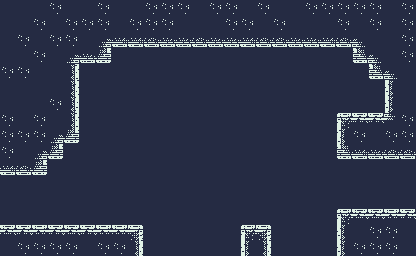

Rendered tile map (Tiled .tmx) drawn with the repository's tilesets; below, a short description and the full map source, tile grids included:
An orthogonal 26x16 tile map with 16x16 px tiles, 2 tile layers (BG, Walls) and 13 objects.

<map version="1.4" tiledversion="1.4.3" orientation="orthogonal" renderorder="right-down" width="26" height="16" tilewidth="16" tileheight="16" infinite="0" nextlayerid="7" nextobjectid="21">
 <tileset firstgid="1" source="../TileSet/Dow_TileSet.tsx" />
 <layer id="1" name="BG" width="26" height="16">
  <data encoding="csv">
191,191,191,191,191,191,191,191,191,191,191,191,191,191,191,191,191,191,191,191,191,191,191,191,191,191,
191,191,191,191,191,191,191,191,191,191,191,191,191,191,191,191,191,191,191,191,191,191,191,191,191,191,
191,191,191,191,191,191,191,191,191,191,191,191,191,191,191,191,191,191,191,191,191,191,191,191,191,191,
191,191,191,191,191,191,191,191,191,191,191,191,191,191,191,191,191,191,191,191,191,191,191,191,191,191,
191,191,191,191,191,191,191,191,191,191,191,191,191,191,191,191,191,191,191,191,191,191,191,191,191,191,
191,191,191,191,191,191,191,191,191,191,191,191,191,191,191,191,191,191,191,191,191,191,191,191,191,191,
191,191,191,191,191,191,191,191,191,191,191,191,191,191,191,191,191,191,191,191,191,191,191,191,191,191,
191,191,191,191,191,191,191,191,191,191,191,191,191,191,191,191,191,191,191,191,191,191,191,191,191,191,
191,191,191,191,191,191,191,191,191,191,191,191,191,191,191,191,191,191,191,191,191,191,191,191,191,191,
191,191,191,191,191,191,191,191,191,191,191,191,191,191,191,191,191,191,191,191,191,191,191,191,191,191,
191,191,191,191,191,191,191,191,191,191,191,191,191,191,191,191,191,191,191,191,191,191,191,191,191,191,
191,191,191,191,191,191,191,191,191,191,191,191,191,191,191,191,191,191,191,191,191,191,191,191,191,191,
191,191,191,191,191,191,191,191,191,191,191,191,191,191,191,191,191,191,191,191,191,191,191,191,191,191,
191,191,191,191,191,191,191,191,191,191,191,191,191,191,191,191,191,191,191,191,191,191,191,191,191,191,
191,191,191,191,191,191,191,191,191,191,191,191,191,191,191,191,191,191,191,191,191,191,191,191,191,191,
191,191,191,191,191,191,191,191,191,191,191,191,191,191,191,191,191,191,191,191,191,191,191,191,191,191
</data>
 </layer>
 <layer id="2" name="Walls" width="26" height="16">
  <data encoding="csv">
191,191,191,190,191,191,190,191,191,190,190,190,191,190,190,191,190,191,191,190,190,190,190,190,191,190,
191,191,190,191,190,190,190,191,190,190,190,191,191,191,190,190,191,190,191,191,191,190,191,190,191,190,
191,190,191,190,190,191,248,171,171,169,170,170,169,170,170,171,169,169,170,170,171,169,252,191,191,190,
191,191,190,191,168,170,249,0,0,0,0,0,0,0,0,0,0,0,0,0,0,0,251,252,191,190,
190,190,191,191,268,0,0,0,0,0,0,0,0,0,0,0,0,0,0,0,0,0,0,251,172,191,
191,191,191,191,188,0,0,0,0,0,0,0,0,0,0,0,0,0,0,0,0,0,0,0,272,191,
191,191,191,190,229,0,0,0,0,0,0,0,0,0,0,0,0,0,0,0,0,0,0,0,272,191,
190,191,190,191,268,0,0,0,0,0,0,0,0,0,0,0,0,0,0,0,0,211,289,289,212,190,
190,190,190,248,249,0,0,0,0,0,0,0,0,0,0,0,0,0,0,0,0,192,190,191,190,190,
190,191,168,249,0,0,0,0,0,0,0,0,0,0,0,0,0,0,0,0,0,251,171,170,169,169,
171,169,249,0,0,0,0,0,0,0,0,0,0,0,0,0,0,0,0,0,0,0,0,0,0,0,
0,0,0,0,0,0,0,0,0,0,0,0,0,0,0,0,0,0,0,0,0,0,0,0,0,0,
0,0,0,0,0,0,0,0,0,0,0,0,0,0,0,0,0,0,0,0,0,0,0,0,0,0,
0,0,0,0,0,0,0,0,0,0,0,0,0,0,0,0,0,0,0,0,0,211,290,290,291,289,
290,289,291,289,290,289,291,291,209,0,0,0,0,0,0,211,209,0,0,0,0,272,191,190,190,191,
191,190,190,190,190,191,190,190,188,0,0,0,0,0,0,231,188,0,0,0,0,272,190,190,190,191
</data>
 </layer>
 <objectgroup id="3" name="Walls_Collision">
  <object id="3" x="0" y="224" width="144" height="32" />
  <object id="5" x="0" y="0" width="416" height="48" />
  <object id="6" x="0" y="64" width="80" height="80" />
  <object id="7" x="48" y="144" width="16" height="16" />
  <object id="8" x="0" y="144" width="48" height="32" />
  <object id="11" x="352" y="48" width="64" height="16" />
  <object id="12" x="368" y="64" width="48" height="16" />
  <object id="13" x="384" y="80" width="32" height="16" />
  <object id="14" x="384" y="96" width="32" height="16" />
  <object id="15" x="336" y="112" width="80" height="48" />
  <object id="18" x="240" y="224" width="32" height="32" />
  <object id="19" x="336" y="208" width="80" height="48" />
  <object id="20" x="0" y="48" width="112" height="16" />
 </objectgroup>
</map>
